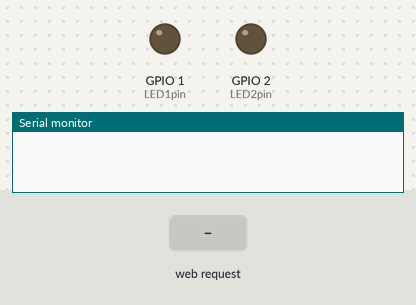
A sketch run on a simulated ESP8266 (NodeMCU). Parts: output pins drawn as LEDs (lit = HIGH), the last lines printed to the serial monitor. Inputs (shaded band) come from the test bench.

Above: at 0.0 s.
At 1.4 s:
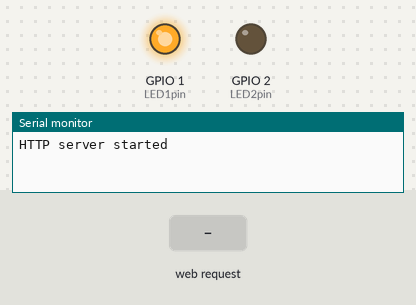
1.5 s: HTTP request GET /bulb-terminate received
At 2.3 s:
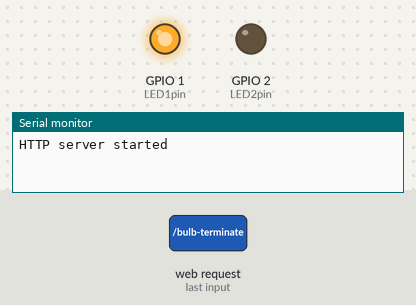
5.4 s: HTTP request GET / received
9.3 s: HTTP request GET /led1on received
Timing chart, 0 to 12.3 s (numbered marks = the images above; inputs shaded):
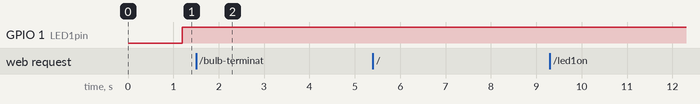

Measured:
- after the input at 1.5 s, GPIO 1 (LED1pin): stays HIGH (without the input it goes to LOW after 1.7 s)

The sketch:

PointAccessEsp01.ino
```cpp
// Arduino C/C++                                   *** PointAccessEsp01.ino ***

// ****************************************************************************
// * IttvePW           Превратить ESP8266 в точку доступа (AP) и обрабатывать *
// *                            веб-страницы для любого подключенного клиента *
// *    Здесь из HTML-страницы буде зажигать синюю лампочку на Esp8266-01 или *
// *                                                                мигать ею *
// ****************************************************************************

//                                                   Автор:       Труфанов В.Е.
//                                                   Дата создания:  02.06.2023
// Copyright © 2023 tve                              Посл.изменение: 02.06.2023

// Подключаем ESP8266WiFi.h - данная библиотека предоставляет специальные методы
// ESP8266 для работы с Wi-Fi, которые мы вызываем для подключения к сети
#include <ESP8266WiFi.h>
// Подключаем библиотеку ESP8266WebServer.h, для настроики сервера и
// обработки HTTP запросов
#include <ESP8266WebServer.h>

// Назначаем имя сети (точке доступа) и пароль
const char* ssid =         "Esculap61";  // SSID
const char* password = "psw-Esculap61";  // пароль

// Настраиваем IP адреса - устанавливаем IP адрес, маску подсети и IP шлюз
IPAddress local_ip(192,168,  1,1);
IPAddress  gateway(192,168,  1,1);
IPAddress   subnet(255,255,255,0);

/*
. Variables and constants in RAM (global, static), used 29984 / 80192 bytes (37%)
║   SEGMENT  BYTES    DESCRIPTION
╠══ DATA     1504     initialized variables
╠══ RODATA   2360     constants
╚══ BSS      26120    zeroed variables
. Instruction RAM (IRAM_ATTR, ICACHE_RAM_ATTR), used 60375 / 65536 bytes (92%)
║   SEGMENT  BYTES    DESCRIPTION
╠══ ICACHE   32768    reserved space for flash instruction cache
╚══ IRAM     27607    code in IRAM
. Code in flash (default, ICACHE_FLASH_ATTR), used 270352 / 1048576 bytes (25%)
║   SEGMENT  BYTES    DESCRIPTION
╚══ IROM     270352   code in flash
 */

// Объявляем объект библиотеки ESP8266WebServer для получить доступ к функциям,
// передаем конструктору объекта номер порта (который сервер будет прослушивать).
// Задаем, как принято по умолчанию для HTTP, порт 80 (теперь при URL-запросе
// к серверу порт можно будет не указывать
ESP8266WebServer server(80);

// Используем штатный светодиод ESP8266-01, соединенный с контактом TX и
// загрузчиком PL2303-PL2101, который используется для загрузки скетча, а затем
// при отключенном контакте IO0 остаётся источником питания
#define LED1pin 1
#define LED2pin 2  // убрать после отладки


#define LedShines      1
#define LedTerminate   2
#define LedBlink       3

// Инициируем состояния кнопок
int LedStatus = LedBlink;
bool LED1status = LOW;  // "синяя горит"
bool LED2status = LOW;  // "погашена"
bool LED3status = LOW;  // "синяя мигает"

void setup()
{
  // Открываем последовательное соединение и устанавливаем порты контакта GPIO
  Serial.begin(115200);
  pinMode(LED1pin, OUTPUT);
  pinMode(LED2pin, OUTPUT);
  // Настраиваем точку доступа для создания сети Wi-Fi, указав SSID, пароль,
  // IP адрес, маску подсети и адрес шлюза.
  WiFi.softAP(ssid, password);
  WiFi.softAPConfig(local_ip, gateway, subnet);
  // Делаем технологическую задержку
  delay(100);

  // Связываем HTTP запросы с обрабатывающими функциями через метод сервера "on"
  // (то есть указываем какой код выполнять, при поступлении определенного
  // запроса URL. Этот метод принимает два параметра. Первый – это URL путь, а
  // второй – имя функции, которую мы хотим выполнить.

  // Обращаем внимание, что URL-запрос представляет собой относительный путь
  server.on("/", handle_OnConnect);               // запрос по корневому пути
  server.on("/bulb-shines",    handle_shines);    // "лампочка горит"
  server.on("/bulb-terminate", handle_terminate); // "погашена"
  server.on("/bulb-blink",     handle_blink);     // "мигает"

  server.on("/led1on", handle_led1on);
  server.on("/led1off", handle_led1off);
  server.on("/led2on", handle_led2on);
  server.on("/led2off", handle_led2off);

  // Подключаем обработку неопределенного запроса (если клиент запрашивает
  // какой-либо URL, отличающийся от указанных в server.on(). Он должен выдать
  // ответ с HTTP статусом 404 (Not Found, «страница не найдена») и сообщением
  // для пользователя. Помещаем эти действия в отдельную функцию и используем
  // метод server.onNotFound()
  server.onNotFound(handle_NotFound);

  // Запускаем сервер и отправляем сообщение
  server.begin();
  Serial.println("HTTP server started");
  // Делаем задержку для подключения порта для просмотра процесса
  delay(100);
}

void loop()
{
  // Настраиваем сервер для принятия запроса
  server.handleClient();
  // Переводим лампочку в заданное состояние
  if(LedStatus==LedBlink) loop_blink();
  else if (LedStatus==LedShines) loop_shines();
  else loop_terminate();

  /*
  if(LED1status)
    digitalWrite(LED1pin, HIGH);
  else
    digitalWrite(LED1pin, LOW);

  if(LED2status)
    digitalWrite(LED2pin, HIGH);
  else
    digitalWrite(LED2pin, LOW);
  */
}

void handle_OnConnect()
{
  Serial.print("GPIO7 Status: ");
  if(LED1status)
    Serial.print("ON");
  else
    Serial.print("OFF");

  Serial.print(" | GPIO6 Status: ");
  if(LED2status)
    Serial.print("ON");
  else
    Serial.print("OFF");

  Serial.println("");
  server.send(200, "text/html", SendHTML(LED1status,LED2status,LedStatus));
}

void handle_shines()
{
}

void handle_terminate()
{
  LedStatus = LedTerminate;
  Serial.println("LedTerminate");
  server.send(200, "text/html", SendHTML(true,LED2status,LedStatus));
}

void handle_blink()
{
}

void handle_led1on()
{
  LED1status = HIGH;
  Serial.println("GPIO7 Status: ON");
  server.send(200, "text/html", SendHTML(true,LED2status,LedStatus));
}

void handle_led1off()
{
  LED1status = LOW;
  Serial.println("GPIO7 Status: OFF");
  server.send(200, "text/html", SendHTML(false,LED2status,LedStatus));
}

void handle_led2on()
{
  LED2status = HIGH;
  Serial.println("GPIO6 Status: ON");
  server.send(200, "text/html", SendHTML(LED1status,true,LedStatus));
}

void handle_led2off()
{
  LED2status = LOW;
  Serial.println("GPIO6 Status: OFF");
  server.send(200, "text/html", SendHTML(LED1status,false,LedStatus));
}

void handle_NotFound()
{
  server.send(404, "text/plain", "Not found");
}

// ****************************************************************************
// *          "Перерисовать страницу" - подготовить строку с разметкой        *
// *                        для нового вывода страницы                        *
// ****************************************************************************
String SendHTML(uint8_t led1stat,uint8_t led2stat,int LedStatus)
{
  String ptr = "<!DOCTYPE html> <html lang=\"ru\">\n";
  ptr +="<head><meta name=\"viewport\" content=\"width=device-width, initial-scale=1.0, user-scalable=no\">\n";
  ptr +="<meta http-equiv=\"content-type\" content=\"text/html; charset=utf-8\">\n";
  ptr +="<title>Управление синей лампочкой</title>\n";
  ptr +="<style>html{font-family:Helvetica; display:inline-block; margin:0px auto; text-align:center;}\n";
  ptr +="body{margin-top:50px;} h1{color:#444444; margin:50px auto 30px;} h3{color:#444444; margin-bottom:50px;}\n";
  ptr +=".button {display: block;width: 80px;background-color: #1abc9c;border: none;color: white;padding: 13px 30px;text-decoration: none;font-size: 25px;margin: 0px auto 35px;cursor: pointer;border-radius: 4px;}\n";
  ptr +=".button-on {background-color: #1abc9c;}\n";
  ptr +=".button-on:active {background-color: #16a085;}\n";
  ptr +=".button-off {background-color: #34495e;}\n";
  ptr +=".button-off:active {background-color: #2c3e50;}\n";
  ptr +="p {font-size: 14px;color: #888;margin-bottom: 10px;}\n";
  ptr +="</style>\n";
  ptr +="</head>\n";
  ptr +="<body>\n";
  ptr +="<h1>ESP8266 Web Server</h1>\n";
  ptr +="<h3>Используется режим точки доступа</h3>\n";

  // Переводим лампочку в заданное состояние
  if(LedStatus==LedBlink)
    ptr +="<p>Лампочка блинкует</p>\n";
  else if (LedStatus==LedShines)
    ptr +="<p>Лампочка горит</p>\n";
  else
    ptr +="<p>Лампочка погашена</p>\n";

    ptr +="<a class=\"button button-off\" href=\"/bulb-terminate\">выключить</a>\n";


  if(led1stat)
    ptr +="<p>LED1 Status: ON</p><a class=\"button button-off\" href=\"/led1off\">OFF</a>\n";
  else
    ptr +="<p>LED1 Status: OFF</p><a class=\"button button-on\" href=\"/led1on\">ON</a>\n";

  if(led2stat)
    ptr +="<p>LED2 Status: ON</p><a class=\"button button-off\" href=\"/led2off\">OFF</a>\n";
  else
    ptr +="<p>LED2 Status: OFF</p><a class=\"button button-on\" href=\"/led2on\">ON</a>\n";

  ptr +="</body>\n";
  ptr +="</html>\n";
  return ptr;
}


// ****************************************************************************
// *   "Включить лампочку" - для включения светодиода используется значение   *
// *    LOW это из-за того, что на ESP-01 активным состоянием является LOW    *
// ****************************************************************************
void loop_shines()
{
  digitalWrite(LED1pin, LOW);
}
// ****************************************************************************
// *   "ВЫКЛЮЧИТЬ лампочку" - выключаем светодиод, используя состояние HIGH   *
// ****************************************************************************
void loop_terminate()
{
  digitalWrite(LED1pin, HIGH);
}
// ****************************************************************************
// *                            "Мигать лампочкой"                            *
// ****************************************************************************
void loop_blink()
{
  digitalWrite(LED1pin, LOW);
  delay(1000);
  digitalWrite(LED1pin, HIGH);
  delay(2000);
}

// *************************************************** PointAccessEsp01.ino ***
```
